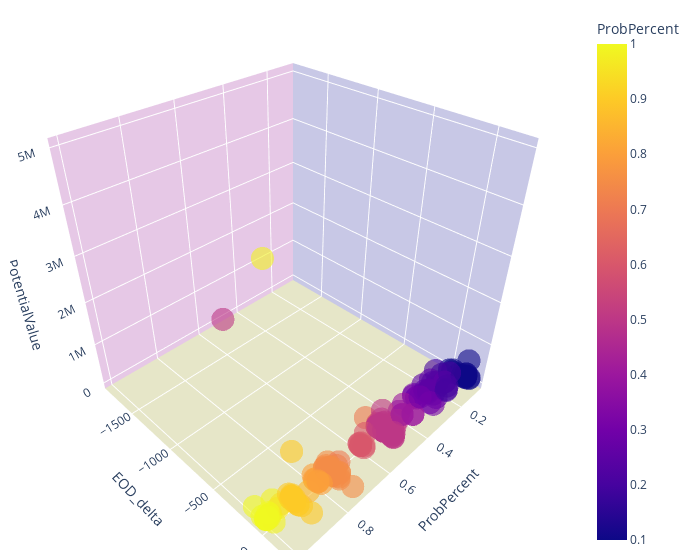

Notebook code for this chart:
### Code cell
fig = px.scatter_3d(df_num, x='ProbPercent', y='EOD_delta', z='PotentialValue',
                        color='ProbPercent',
                        #size=size_sel, size_max=18,
                        #symbol=symbol_sel,
                        opacity=0.6)

fig.update_layout(scene = dict(
                    xaxis = dict(
                         backgroundcolor="rgb(200, 200, 230)",
                         gridcolor="white",
                         showbackground=True,
                         zerolinecolor="white",),
                    yaxis = dict(
                        backgroundcolor="rgb(230, 200,230)",
                        gridcolor="white",
                        showbackground=True,
                        zerolinecolor="white"),
                    zaxis = dict(
                        backgroundcolor="rgb(230, 230,200)",
                        gridcolor="white",
                        showbackground=True,
                        zerolinecolor="white",),),
                    width=700,
                    margin=dict(
                    r=10, l=10,
                    b=10, t=10)
                  )
fig.show()

### Figure 1 — Plotly figure (JSON) as saved in the notebook; plotly's stock layout.template omitted (floating-point values rounded to 4 significant figures; data arrays with more than 128 entries replaced by an {"elided": "..."} marker saying what was removed)
{"data": [{"hoverlabel": {"namelength": 0}, "hovertemplate": "ProbPercent=%{marker.color}<br>EOD_delta=%{y}<br>PotentialValue=%{z}", "legendgroup": "", "marker": {"color": {"elided": "229 float values"}, "coloraxis": "coloraxis", "opacity": 0.6, "symbol": "circle"}, "mode": "markers", "name": "", "scene": "scene", "showlegend": false, "type": "scatter3d", "x": {"elided": "229 float values"}, "y": {"elided": "229 int values"}, "z": {"elided": "229 int values"}}], "layout": {"coloraxis": {"colorbar": {"title": {"text": "ProbPercent"}}, "colorscale": [[0, "#0d0887"], [0.1111, "#46039f"], [0.2222, "#7201a8"], [0.3333, "#9c179e"], [0.4444, "#bd3786"], [0.5556, "#d8576b"], [0.6667, "#ed7953"], [0.7778, "#fb9f3a"], [0.8889, "#fdca26"], [1, "#f0f921"]]}, "legend": {"tracegroupgap": 0}, "margin": {"b": 10, "l": 10, "r": 10, "t": 10}, "scene": {"domain": {"x": [0, 1], "y": [0, 1]}, "xaxis": {"backgroundcolor": "rgb(200, 200, 230)", "gridcolor": "white", "showbackground": true, "title": {"text": "ProbPercent"}, "zerolinecolor": "white"}, "yaxis": {"backgroundcolor": "rgb(230, 200,230)", "gridcolor": "white", "showbackground": true, "title": {"text": "EOD_delta"}, "zerolinecolor": "white"}, "zaxis": {"backgroundcolor": "rgb(230, 230,200)", "gridcolor": "white", "showbackground": true, "title": {"text": "PotentialValue"}, "zerolinecolor": "white"}}, "width": 700}}
